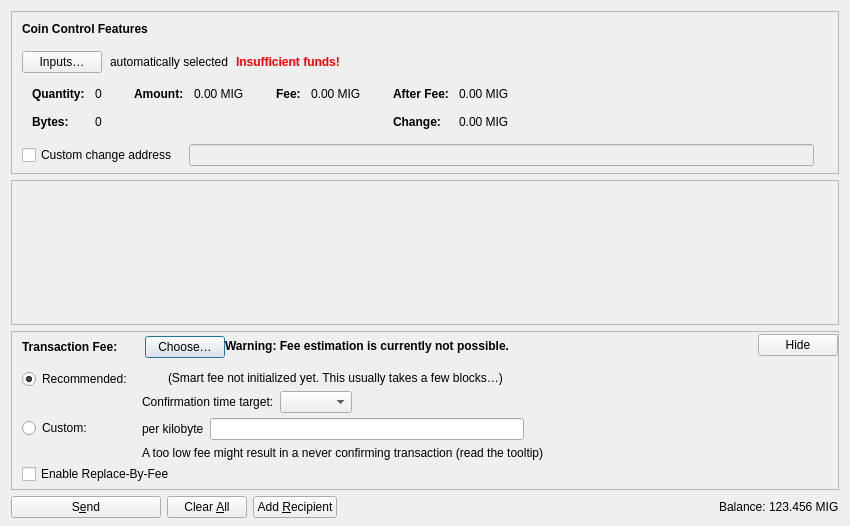
<?xml version="1.0" encoding="UTF-8"?>
<ui version="4.0">
 <class>SendCoinsDialog</class>
 <widget class="QDialog" name="SendCoinsDialog">
  <property name="geometry">
   <rect>
    <x>0</x>
    <y>0</y>
    <width>850</width>
    <height>526</height>
   </rect>
  </property>
  <property name="windowTitle">
   <string>Send Coins</string>
  </property>
  <layout class="QVBoxLayout" name="verticalLayout" stretch="0,1,0,0">
   <property name="bottomMargin">
    <number>8</number>
   </property>
   <item>
    <widget class="QFrame" name="frameCoinControl">
     <property name="sizePolicy">
      <sizepolicy hsizetype="Expanding" vsizetype="Expanding">
       <horstretch>0</horstretch>
       <verstretch>0</verstretch>
      </sizepolicy>
     </property>
     <property name="maximumSize">
      <size>
       <width>16777215</width>
       <height>16777215</height>
      </size>
     </property>
     <property name="frameShape">
      <enum>QFrame::StyledPanel</enum>
     </property>
     <property name="frameShadow">
      <enum>QFrame::Sunken</enum>
     </property>
     <layout class="QVBoxLayout" name="verticalLayoutCoinControl2">
      <property name="spacing">
       <number>0</number>
      </property>
      <property name="leftMargin">
       <number>0</number>
      </property>
      <property name="topMargin">
       <number>0</number>
      </property>
      <property name="rightMargin">
       <number>0</number>
      </property>
      <property name="bottomMargin">
       <number>6</number>
      </property>
      <item>
       <layout class="QVBoxLayout" name="verticalLayoutCoinControl" stretch="0,0,0,0,1">
        <property name="spacing">
         <number>0</number>
        </property>
        <property name="leftMargin">
         <number>10</number>
        </property>
        <property name="topMargin">
         <number>10</number>
        </property>
        <item>
         <layout class="QHBoxLayout" name="horizontalLayoutCoinControl1">
          <property name="bottomMargin">
           <number>15</number>
          </property>
          <item>
           <widget class="QLabel" name="labelCoinControlFeatures">
            <property name="sizePolicy">
             <sizepolicy hsizetype="Preferred" vsizetype="Maximum">
              <horstretch>0</horstretch>
              <verstretch>0</verstretch>
             </sizepolicy>
            </property>
            <property name="font">
             <font>
              <weight>75</weight>
              <bold>true</bold>
             </font>
            </property>
            <property name="styleSheet">
             <string notr="true">font-weight:bold;</string>
            </property>
            <property name="text">
             <string>Coin Control Features</string>
            </property>
           </widget>
          </item>
         </layout>
        </item>
        <item>
         <layout class="QHBoxLayout" name="horizontalLayoutCoinControl2" stretch="0,0,0,0">
          <property name="spacing">
           <number>8</number>
          </property>
          <property name="bottomMargin">
           <number>10</number>
          </property>
          <item>
           <widget class="QPushButton" name="pushButtonCoinControl">
            <property name="styleSheet">
             <string notr="true"/>
            </property>
            <property name="text">
             <string>Inputs…</string>
            </property>
            <property name="autoDefault">
             <bool>false</bool>
            </property>
           </widget>
          </item>
          <item>
           <widget class="QLabel" name="labelCoinControlAutomaticallySelected">
            <property name="text">
             <string>automatically selected</string>
            </property>
            <property name="margin">
             <number>5</number>
            </property>
           </widget>
          </item>
          <item>
           <widget class="QLabel" name="labelCoinControlInsuffFunds">
            <property name="font">
             <font>
              <weight>75</weight>
              <bold>true</bold>
             </font>
            </property>
            <property name="styleSheet">
             <string notr="true">color:red;font-weight:bold;</string>
            </property>
            <property name="text">
             <string>Insufficient funds!</string>
            </property>
            <property name="margin">
             <number>5</number>
            </property>
           </widget>
          </item>
          <item>
           <spacer name="horizontalSpacerCoinControl">
            <property name="orientation">
             <enum>Qt::Horizontal</enum>
            </property>
            <property name="sizeHint" stdset="0">
             <size>
              <width>40</width>
              <height>1</height>
             </size>
            </property>
           </spacer>
          </item>
         </layout>
        </item>
        <item>
         <widget class="QWidget" name="widgetCoinControl" native="true">
          <property name="sizePolicy">
           <sizepolicy hsizetype="Preferred" vsizetype="Preferred">
            <horstretch>0</horstretch>
            <verstretch>0</verstretch>
           </sizepolicy>
          </property>
          <property name="minimumSize">
           <size>
            <width>0</width>
            <height>0</height>
           </size>
          </property>
          <property name="styleSheet">
           <string notr="true"/>
          </property>
          <layout class="QHBoxLayout" name="horizontalLayoutCoinControl5">
           <property name="leftMargin">
            <number>0</number>
           </property>
           <property name="topMargin">
            <number>0</number>
           </property>
           <property name="rightMargin">
            <number>0</number>
           </property>
           <property name="bottomMargin">
            <number>0</number>
           </property>
           <item>
            <layout class="QHBoxLayout" name="horizontalLayoutCoinControl3" stretch="0,0,0,1">
             <property name="spacing">
              <number>20</number>
             </property>
             <property name="topMargin">
              <number>0</number>
             </property>
             <property name="bottomMargin">
              <number>10</number>
             </property>
             <item>
              <layout class="QFormLayout" name="formLayoutCoinControl1">
               <property name="labelAlignment">
                <set>Qt::AlignLeft|Qt::AlignVCenter</set>
               </property>
               <property name="horizontalSpacing">
                <number>10</number>
               </property>
               <property name="verticalSpacing">
                <number>14</number>
               </property>
               <property name="leftMargin">
                <number>10</number>
               </property>
               <property name="topMargin">
                <number>4</number>
               </property>
               <property name="rightMargin">
                <number>6</number>
               </property>
               <item row="0" column="0">
                <widget class="QLabel" name="labelCoinControlQuantityText">
                 <property name="font">
                  <font>
                   <weight>75</weight>
                   <bold>true</bold>
                  </font>
                 </property>
                 <property name="text">
                  <string>Quantity:</string>
                 </property>
                 <property name="margin">
                  <number>0</number>
                 </property>
                </widget>
               </item>
               <item row="0" column="1">
                <widget class="QLabel" name="labelCoinControlQuantity">
                 <property name="cursor">
                  <cursorShape>IBeamCursor</cursorShape>
                 </property>
                 <property name="contextMenuPolicy">
                  <enum>Qt::ActionsContextMenu</enum>
                 </property>
                 <property name="text">
                  <string notr="true">0</string>
                 </property>
                 <property name="margin">
                  <number>0</number>
                 </property>
                 <property name="textInteractionFlags">
                  <set>Qt::LinksAccessibleByMouse|Qt::TextSelectableByKeyboard|Qt::TextSelectableByMouse</set>
                 </property>
                </widget>
               </item>
               <item row="1" column="0">
                <widget class="QLabel" name="labelCoinControlBytesText">
                 <property name="font">
                  <font>
                   <weight>75</weight>
                   <bold>true</bold>
                  </font>
                 </property>
                 <property name="text">
                  <string>Bytes:</string>
                 </property>
                </widget>
               </item>
               <item row="1" column="1">
                <widget class="QLabel" name="labelCoinControlBytes">
                 <property name="cursor">
                  <cursorShape>IBeamCursor</cursorShape>
                 </property>
                 <property name="contextMenuPolicy">
                  <enum>Qt::ActionsContextMenu</enum>
                 </property>
                 <property name="text">
                  <string notr="true">0</string>
                 </property>
                 <property name="textInteractionFlags">
                  <set>Qt::LinksAccessibleByMouse|Qt::TextSelectableByKeyboard|Qt::TextSelectableByMouse</set>
                 </property>
                </widget>
               </item>
              </layout>
             </item>
             <item>
              <layout class="QFormLayout" name="formLayoutCoinControl2">
               <property name="horizontalSpacing">
                <number>10</number>
               </property>
               <property name="verticalSpacing">
                <number>14</number>
               </property>
               <property name="leftMargin">
                <number>6</number>
               </property>
               <property name="topMargin">
                <number>4</number>
               </property>
               <property name="rightMargin">
                <number>6</number>
               </property>
               <item row="0" column="0">
                <widget class="QLabel" name="labelCoinControlAmountText">
                 <property name="font">
                  <font>
                   <weight>75</weight>
                   <bold>true</bold>
                  </font>
                 </property>
                 <property name="text">
                  <string>Amount:</string>
                 </property>
                 <property name="margin">
                  <number>0</number>
                 </property>
                </widget>
               </item>
               <item row="0" column="1">
                <widget class="QLabel" name="labelCoinControlAmount">
                 <property name="cursor">
                  <cursorShape>IBeamCursor</cursorShape>
                 </property>
                 <property name="contextMenuPolicy">
                  <enum>Qt::ActionsContextMenu</enum>
                 </property>
                 <property name="text">
                  <string notr="true">0.00 MIG</string>
                 </property>
                 <property name="textInteractionFlags">
                  <set>Qt::LinksAccessibleByMouse|Qt::TextSelectableByKeyboard|Qt::TextSelectableByMouse</set>
                 </property>
                </widget>
               </item>
              </layout>
             </item>
             <item>
              <layout class="QFormLayout" name="formLayoutCoinControl3">
               <property name="horizontalSpacing">
                <number>10</number>
               </property>
               <property name="verticalSpacing">
                <number>14</number>
               </property>
               <property name="leftMargin">
                <number>6</number>
               </property>
               <property name="topMargin">
                <number>4</number>
               </property>
               <property name="rightMargin">
                <number>6</number>
               </property>
               <item row="0" column="0">
                <widget class="QLabel" name="labelCoinControlFeeText">
                 <property name="font">
                  <font>
                   <weight>75</weight>
                   <bold>true</bold>
                  </font>
                 </property>
                 <property name="text">
                  <string>Fee:</string>
                 </property>
                 <property name="margin">
                  <number>0</number>
                 </property>
                </widget>
               </item>
               <item row="0" column="1">
                <widget class="QLabel" name="labelCoinControlFee">
                 <property name="cursor">
                  <cursorShape>IBeamCursor</cursorShape>
                 </property>
                 <property name="contextMenuPolicy">
                  <enum>Qt::ActionsContextMenu</enum>
                 </property>
                 <property name="text">
                  <string notr="true">0.00 MIG</string>
                 </property>
                 <property name="textInteractionFlags">
                  <set>Qt::LinksAccessibleByMouse|Qt::TextSelectableByKeyboard|Qt::TextSelectableByMouse</set>
                 </property>
                </widget>
               </item>
              </layout>
             </item>
             <item>
              <layout class="QFormLayout" name="formLayoutCoinControl4">
               <property name="labelAlignment">
                <set>Qt::AlignLeft|Qt::AlignVCenter</set>
               </property>
               <property name="horizontalSpacing">
                <number>10</number>
               </property>
               <property name="verticalSpacing">
                <number>14</number>
               </property>
               <property name="leftMargin">
                <number>6</number>
               </property>
               <property name="topMargin">
                <number>4</number>
               </property>
               <property name="rightMargin">
                <number>6</number>
               </property>
               <item row="0" column="0">
                <widget class="QLabel" name="labelCoinControlAfterFeeText">
                 <property name="font">
                  <font>
                   <weight>75</weight>
                   <bold>true</bold>
                  </font>
                 </property>
                 <property name="text">
                  <string>After Fee:</string>
                 </property>
                 <property name="margin">
                  <number>0</number>
                 </property>
                </widget>
               </item>
               <item row="0" column="1">
                <widget class="QLabel" name="labelCoinControlAfterFee">
                 <property name="cursor">
                  <cursorShape>IBeamCursor</cursorShape>
                 </property>
                 <property name="contextMenuPolicy">
                  <enum>Qt::ActionsContextMenu</enum>
                 </property>
                 <property name="text">
                  <string notr="true">0.00 MIG</string>
                 </property>
                 <property name="textInteractionFlags">
                  <set>Qt::LinksAccessibleByMouse|Qt::TextSelectableByKeyboard|Qt::TextSelectableByMouse</set>
                 </property>
                </widget>
               </item>
               <item row="1" column="0">
                <widget class="QLabel" name="labelCoinControlChangeText">
                 <property name="font">
                  <font>
                   <weight>75</weight>
                   <bold>true</bold>
                  </font>
                 </property>
                 <property name="text">
                  <string>Change:</string>
                 </property>
                </widget>
               </item>
               <item row="1" column="1">
                <widget class="QLabel" name="labelCoinControlChange">
                 <property name="cursor">
                  <cursorShape>IBeamCursor</cursorShape>
                 </property>
                 <property name="contextMenuPolicy">
                  <enum>Qt::ActionsContextMenu</enum>
                 </property>
                 <property name="text">
                  <string notr="true">0.00 MIG</string>
                 </property>
                 <property name="textInteractionFlags">
                  <set>Qt::LinksAccessibleByMouse|Qt::TextSelectableByKeyboard|Qt::TextSelectableByMouse</set>
                 </property>
                </widget>
               </item>
              </layout>
             </item>
            </layout>
           </item>
          </layout>
         </widget>
        </item>
        <item>
         <layout class="QHBoxLayout" name="horizontalLayoutCoinControl4" stretch="0,0,0">
          <property name="spacing">
           <number>12</number>
          </property>
          <property name="sizeConstraint">
           <enum>QLayout::SetDefaultConstraint</enum>
          </property>
          <property name="topMargin">
           <number>5</number>
          </property>
          <property name="rightMargin">
           <number>5</number>
          </property>
          <item>
           <widget class="QCheckBox" name="checkBoxCoinControlChange">
            <property name="toolTip">
             <string>If this is activated, but the change address is empty or invalid, change will be sent to a newly generated address.</string>
            </property>
            <property name="text">
             <string>Custom change address</string>
            </property>
           </widget>
          </item>
          <item>
           <widget class="QValidatedLineEdit" name="lineEditCoinControlChange">
            <property name="enabled">
             <bool>false</bool>
            </property>
            <property name="sizePolicy">
             <sizepolicy hsizetype="Expanding" vsizetype="Fixed">
              <horstretch>0</horstretch>
              <verstretch>0</verstretch>
             </sizepolicy>
            </property>
           </widget>
          </item>
          <item>
           <widget class="QLabel" name="labelCoinControlChangeLabel">
            <property name="sizePolicy">
             <sizepolicy hsizetype="Preferred" vsizetype="Expanding">
              <horstretch>0</horstretch>
              <verstretch>0</verstretch>
             </sizepolicy>
            </property>
            <property name="minimumSize">
             <size>
              <width>0</width>
              <height>0</height>
             </size>
            </property>
            <property name="text">
             <string/>
            </property>
            <property name="margin">
             <number>3</number>
            </property>
           </widget>
          </item>
         </layout>
        </item>
        <item>
         <spacer name="verticalSpacerCoinControl">
          <property name="orientation">
           <enum>Qt::Vertical</enum>
          </property>
          <property name="sizeHint" stdset="0">
           <size>
            <width>800</width>
            <height>1</height>
           </size>
          </property>
         </spacer>
        </item>
       </layout>
      </item>
     </layout>
    </widget>
   </item>
   <item>
    <widget class="QScrollArea" name="scrollArea">
     <property name="widgetResizable">
      <bool>true</bool>
     </property>
     <widget class="QWidget" name="scrollAreaWidgetContents">
      <property name="geometry">
       <rect>
        <x>0</x>
        <y>0</y>
        <width>830</width>
        <height>104</height>
       </rect>
      </property>
      <layout class="QVBoxLayout" name="verticalLayout_2" stretch="0,1">
       <property name="leftMargin">
        <number>0</number>
       </property>
       <property name="topMargin">
        <number>0</number>
       </property>
       <property name="rightMargin">
        <number>0</number>
       </property>
       <property name="bottomMargin">
        <number>0</number>
       </property>
       <item>
        <layout class="QVBoxLayout" name="entries">
         <property name="spacing">
          <number>6</number>
         </property>
        </layout>
       </item>
       <item>
        <spacer name="verticalSpacer">
         <property name="orientation">
          <enum>Qt::Vertical</enum>
         </property>
         <property name="sizeHint" stdset="0">
          <size>
           <width>20</width>
           <height>40</height>
          </size>
         </property>
        </spacer>
       </item>
      </layout>
     </widget>
    </widget>
   </item>
   <item>
    <widget class="QFrame" name="frameFee">
     <property name="sizePolicy">
      <sizepolicy hsizetype="Expanding" vsizetype="Expanding">
       <horstretch>0</horstretch>
       <verstretch>0</verstretch>
      </sizepolicy>
     </property>
     <property name="maximumSize">
      <size>
       <width>16777215</width>
       <height>16777215</height>
      </size>
     </property>
     <property name="frameShape">
      <enum>QFrame::StyledPanel</enum>
     </property>
     <property name="frameShadow">
      <enum>QFrame::Sunken</enum>
     </property>
     <layout class="QVBoxLayout" name="verticalLayoutFee1">
      <property name="spacing">
       <number>0</number>
      </property>
      <property name="leftMargin">
       <number>0</number>
      </property>
      <property name="topMargin">
       <number>0</number>
      </property>
      <property name="rightMargin">
       <number>0</number>
      </property>
      <property name="bottomMargin">
       <number>0</number>
      </property>
      <item>
       <layout class="QVBoxLayout" name="verticalLayoutFee2" stretch="0,0,0">
        <property name="spacing">
         <number>0</number>
        </property>
        <property name="leftMargin">
         <number>10</number>
        </property>
        <property name="topMargin">
         <number>0</number>
        </property>
        <item>
         <layout class="QHBoxLayout" name="horizontalLayoutFee1">
          <property name="bottomMargin">
           <number>0</number>
          </property>
          <item>
           <layout class="QVBoxLayout" name="verticalLayoutFee7">
            <property name="spacing">
             <number>0</number>
            </property>
            <item>
             <spacer name="verticalSpacerSmartFee">
              <property name="orientation">
               <enum>Qt::Vertical</enum>
              </property>
              <property name="sizeType">
               <enum>QSizePolicy::Fixed</enum>
              </property>
              <property name="sizeHint" stdset="0">
               <size>
                <width>1</width>
                <height>4</height>
               </size>
              </property>
             </spacer>
            </item>
            <item>
             <layout class="QHBoxLayout" name="horizontalLayoutSmartFee">
              <property name="spacing">
               <number>10</number>
              </property>
              <item>
               <widget class="QLabel" name="labelFeeHeadline">
                <property name="sizePolicy">
                 <sizepolicy hsizetype="Preferred" vsizetype="Maximum">
                  <horstretch>0</horstretch>
                  <verstretch>0</verstretch>
                 </sizepolicy>
                </property>
                <property name="font">
                 <font>
                  <weight>75</weight>
                  <bold>true</bold>
                 </font>
                </property>
                <property name="styleSheet">
                 <string notr="true">font-weight:bold;</string>
                </property>
                <property name="text">
                 <string>Transaction Fee:</string>
                </property>
               </widget>
              </item>
              <item>
               <widget class="QLabel" name="labelFeeMinimized">
                <property name="text">
                 <string/>
                </property>
               </widget>
              </item>
              <item>
               <widget class="QPushButton" name="buttonChooseFee">
                <property name="text">
                 <string>Choose…</string>
                </property>
               </widget>
              </item>
             </layout>
            </item>
            <item>
             <spacer name="verticalSpacer_5">
              <property name="orientation">
               <enum>Qt::Vertical</enum>
              </property>
              <property name="sizeHint" stdset="0">
               <size>
                <width>1</width>
                <height>1</height>
               </size>
              </property>
             </spacer>
            </item>
           </layout>
          </item>
          <item>
           <widget class="QLabel" name="fallbackFeeWarningLabel">
            <property name="toolTip">
             <string>Using the fallbackfee can result in sending a transaction that will take several hours or days (or never) to confirm. Consider choosing your fee manually or wait until you have validated the complete chain.</string>
            </property>
            <property name="font">
            <font>
                <weight>75</weight>
                <bold>true</bold>
            </font>
            </property>
            <property name="text">
             <string>Warning: Fee estimation is currently not possible.</string>
            </property>
            <property name="wordWrap">
             <bool>false</bool>
            </property>
           </widget>
          </item>
          <item>
           <spacer name="horizontalSpacer_4">
            <property name="orientation">
             <enum>Qt::Horizontal</enum>
            </property>
            <property name="sizeType">
             <enum>QSizePolicy::MinimumExpanding</enum>
            </property>
            <property name="sizeHint" stdset="0">
             <size>
              <width>40</width>
              <height>20</height>
             </size>
            </property>
           </spacer>
          </item>
          <item>
           <widget class="QPushButton" name="buttonMinimizeFee">
            <property name="toolTip">
             <string>Hide transaction fee settings</string>
            </property>
            <property name="text">
             <string>Hide</string>
            </property>
           </widget>
          </item>
         </layout>
        </item>
        <item>
         <widget class="QFrame" name="frameFeeSelection">
          <layout class="QVBoxLayout" name="verticalLayoutFee12">
           <property name="spacing">
            <number>0</number>
           </property>
           <property name="leftMargin">
            <number>0</number>
           </property>
           <property name="topMargin">
            <number>0</number>
           </property>
           <property name="rightMargin">
            <number>0</number>
           </property>
           <property name="bottomMargin">
            <number>0</number>
           </property>
           <item>
            <layout class="QGridLayout" name="gridLayoutFee">
             <property name="topMargin">
              <number>10</number>
             </property>
             <property name="bottomMargin">
              <number>4</number>
             </property>
             <property name="horizontalSpacing">
              <number>10</number>
             </property>
             <property name="verticalSpacing">
              <number>4</number>
             </property>
             <item row="1" column="1">
              <layout class="QVBoxLayout" name="verticalLayoutFee8">
               <property name="spacing">
                <number>6</number>
               </property>
               <item>
                <layout class="QHBoxLayout" name="horizontalLayoutFee13">
                 <item>
                  <widget class="QLabel" name="labelCustomPerKilobyte">
                   <property name="toolTip">
                    <string>Specify a custom fee per kB (1,000 bytes) of the transaction's virtual size.

Note:  Since the fee is calculated on a per-byte basis, a fee rate of "100 satoshis per kvB" for a transaction size of 500 virtual bytes (half of 1 kvB) would ultimately yield a fee of only 50 satoshis.</string>
                   </property>
                   <property name="text">
                    <string>per kilobyte</string>
                   </property>
                  </widget>
                 </item>
                 <item>
                  <widget class="MigcoinAmountField" name="customFee"/>
                 </item>
                 <item>
                  <spacer name="horizontalSpacer_6">
                   <property name="orientation">
                    <enum>Qt::Horizontal</enum>
                   </property>
                   <property name="sizeHint" stdset="0">
                    <size>
                     <width>1</width>
                     <height>1</height>
                    </size>
                   </property>
                  </spacer>
                 </item>
                </layout>
               </item>
               <item>
                <layout class="QHBoxLayout" name="horizontalLayoutFee8">
                 <item>
                  <widget class="QLabel" name="labelCustomFeeWarning">
                   <property name="enabled">
                    <bool>true</bool>
                   </property>
                   <property name="toolTip">
                    <string>When there is less transaction volume than space in the blocks, miners as well as relaying nodes may enforce a minimum fee. Paying only this minimum fee is just fine, but be aware that this can result in a never confirming transaction once there is more demand for migcoin transactions than the network can process.</string>
                   </property>
                   <property name="text">
                    <string>A too low fee might result in a never confirming transaction (read the tooltip)</string>
                   </property>
                  </widget>
                 </item>
                 <item>
                  <spacer name="horizontalSpacer_2">
                   <property name="orientation">
                    <enum>Qt::Horizontal</enum>
                   </property>
                   <property name="sizeHint" stdset="0">
                    <size>
                     <width>1</width>
                     <height>1</height>
                    </size>
                   </property>
                  </spacer>
                 </item>
                </layout>
               </item>
              </layout>
             </item>
             <item row="0" column="0">
              <layout class="QVBoxLayout" name="verticalLayoutFee4" stretch="0,1">
               <item>
                <widget class="QRadioButton" name="radioSmartFee">
                 <property name="text">
                  <string>Recommended:</string>
                 </property>
                 <property name="checked">
                  <bool>true</bool>
                 </property>
                 <attribute name="buttonGroup">
                  <string notr="true">groupFee</string>
                 </attribute>
                </widget>
               </item>
               <item>
                <spacer name="verticalSpacer_2">
                 <property name="orientation">
                  <enum>Qt::Vertical</enum>
                 </property>
                 <property name="sizeHint" stdset="0">
                  <size>
                   <width>1</width>
                   <height>1</height>
                  </size>
                 </property>
                </spacer>
               </item>
              </layout>
             </item>
             <item row="1" column="0">
              <layout class="QVBoxLayout" name="verticalLayoutFee9" stretch="0,1">
               <item>
                <widget class="QRadioButton" name="radioCustomFee">
                 <property name="text">
                  <string>Custom:</string>
                 </property>
                 <attribute name="buttonGroup">
                  <string notr="true">groupFee</string>
                 </attribute>
                </widget>
               </item>
               <item>
                <spacer name="verticalSpacer_6">
                 <property name="orientation">
                  <enum>Qt::Vertical</enum>
                 </property>
                 <property name="sizeHint" stdset="0">
                  <size>
                   <width>1</width>
                   <height>1</height>
                  </size>
                 </property>
                </spacer>
               </item>
              </layout>
             </item>
             <item row="0" column="1">
              <layout class="QVBoxLayout" name="verticalLayoutFee3" stretch="0,0,1">
               <property name="spacing">
                <number>6</number>
               </property>
               <property name="topMargin">
                <number>2</number>
               </property>
               <item>
                <layout class="QHBoxLayout" name="horizontalLayoutFee12">
                 <item>
                  <widget class="QLabel" name="labelSmartFee">
                   <property name="text">
                    <string/>
                   </property>
                  </widget>
                 </item>
                 <item>
                  <widget class="QLabel" name="labelFeeEstimation">
                   <property name="text">
                    <string/>
                   </property>
                  </widget>
                 </item>
                 <item>
                  <widget class="QLabel" name="labelSmartFee2">
                   <property name="text">
                    <string>(Smart fee not initialized yet. This usually takes a few blocks…)</string>
                   </property>
                  </widget>
                 </item>
                 <item>
                  <spacer name="horizontalSpacer_5">
                   <property name="orientation">
                    <enum>Qt::Horizontal</enum>
                   </property>
                   <property name="sizeHint" stdset="0">
                    <size>
                     <width>1</width>
                     <height>1</height>
                    </size>
                   </property>
                  </spacer>
                 </item>
                </layout>
               </item>
               <item>
                <layout class="QHBoxLayout" name="horizontalLayoutFee9">
                 <item>
                  <layout class="QVBoxLayout" name="verticalLayoutFee6">
                   <item>
                    <widget class="QLabel" name="labelSmartFee3">
                     <property name="text">
                      <string>Confirmation time target:</string>
                     </property>
                    </widget>
                   </item>
                  </layout>
                 </item>
                 <item>
                  <layout class="QVBoxLayout" name="verticalLayoutFee5">
                   <property name="rightMargin">
                    <number>30</number>
                   </property>
                   <item>
                    <layout class="QHBoxLayout" name="horizontalLayoutConfTarget">
                     <property name="bottomMargin">
                      <number>0</number>
                     </property>
                     <item>
                      <widget class="QComboBox" name="confTargetSelector"/>
                     </item>
                     <item>
                      <spacer name="horizontalSpacerConfTarget">
                       <property name="orientation">
                        <enum>Qt::Horizontal</enum>
                       </property>
                       <property name="sizeHint" stdset="0">
                        <size>
                         <width>40</width>
                         <height>20</height>
                        </size>
                       </property>
                      </spacer>
                     </item>
                    </layout>
                   </item>
                  </layout>
                 </item>
                </layout>
               </item>
               <item>
                <spacer name="verticalSpacer_4">
                 <property name="orientation">
                  <enum>Qt::Vertical</enum>
                 </property>
                 <property name="sizeHint" stdset="0">
                  <size>
                   <width>1</width>
                   <height>1</height>
                  </size>
                 </property>
                </spacer>
               </item>
              </layout>
             </item>
            </layout>
           </item>
           <item>
            <widget class="QCheckBox" name="optInRBF">
             <property name="text">
              <string>Enable Replace-By-Fee</string>
             </property>
             <property name="toolTip">
              <string>With Replace-By-Fee (BIP-125) you can increase a transaction's fee after it is sent. Without this, a higher fee may be recommended to compensate for increased transaction delay risk.</string>
             </property>
            </widget>
           </item>
          </layout>
         </widget>
        </item>
        <item>
         <spacer name="verticalSpacerFee">
          <property name="orientation">
           <enum>Qt::Vertical</enum>
          </property>
          <property name="sizeHint" stdset="0">
           <size>
            <width>40</width>
            <height>5</height>
           </size>
          </property>
         </spacer>
        </item>
       </layout>
      </item>
     </layout>
    </widget>
   </item>
   <item>
    <layout class="QHBoxLayout" name="horizontalLayout">
     <item>
      <widget class="QPushButton" name="sendButton">
       <property name="minimumSize">
        <size>
         <width>150</width>
         <height>0</height>
        </size>
       </property>
       <property name="toolTip">
        <string>Confirm the send action</string>
       </property>
       <property name="text">
        <string>S&amp;end</string>
       </property>
       <property name="icon">
        <iconset resource="../migcoin.qrc">
         <normaloff>:/icons/send</normaloff>:/icons/send</iconset>
       </property>
       <property name="autoDefault">
        <bool>false</bool>
       </property>
       <property name="default">
        <bool>false</bool>
       </property>
      </widget>
     </item>
     <item>
      <widget class="QPushButton" name="clearButton">
       <property name="sizePolicy">
        <sizepolicy hsizetype="Minimum" vsizetype="Fixed">
         <horstretch>0</horstretch>
         <verstretch>0</verstretch>
        </sizepolicy>
       </property>
       <property name="toolTip">
        <string>Clear all fields of the form.</string>
       </property>
       <property name="text">
        <string>Clear &amp;All</string>
       </property>
       <property name="icon">
        <iconset resource="../migcoin.qrc">
         <normaloff>:/icons/remove</normaloff>:/icons/remove</iconset>
       </property>
       <property name="autoDefault">
        <bool>false</bool>
       </property>
      </widget>
     </item>
     <item>
      <widget class="QPushButton" name="addButton">
       <property name="toolTip">
        <string>Send to multiple recipients at once</string>
       </property>
       <property name="text">
        <string>Add &amp;Recipient</string>
       </property>
       <property name="icon">
        <iconset resource="../migcoin.qrc">
         <normaloff>:/icons/add</normaloff>:/icons/add</iconset>
       </property>
       <property name="autoDefault">
        <bool>false</bool>
       </property>
      </widget>
     </item>
     <item>
      <spacer name="horizontalSpacer">
       <property name="orientation">
        <enum>Qt::Horizontal</enum>
       </property>
       <property name="sizeHint" stdset="0">
        <size>
         <width>40</width>
         <height>20</height>
        </size>
       </property>
      </spacer>
     </item>
     <item>
      <layout class="QHBoxLayout" name="horizontalLayout_2">
       <property name="spacing">
        <number>3</number>
       </property>
       <item>
        <widget class="QLabel" name="labelBalanceName">
         <property name="sizePolicy">
          <sizepolicy hsizetype="Preferred" vsizetype="Fixed">
           <horstretch>0</horstretch>
           <verstretch>0</verstretch>
          </sizepolicy>
         </property>
         <property name="text">
          <string>Balance:</string>
         </property>
        </widget>
       </item>
       <item>
        <widget class="QLabel" name="labelBalance">
         <property name="sizePolicy">
          <sizepolicy hsizetype="Preferred" vsizetype="Fixed">
           <horstretch>0</horstretch>
           <verstretch>0</verstretch>
          </sizepolicy>
         </property>
         <property name="cursor">
          <cursorShape>IBeamCursor</cursorShape>
         </property>
         <property name="text">
          <string notr="true">123.456 MIG</string>
         </property>
         <property name="textInteractionFlags">
          <set>Qt::LinksAccessibleByMouse|Qt::TextSelectableByKeyboard|Qt::TextSelectableByMouse</set>
         </property>
        </widget>
       </item>
      </layout>
     </item>
    </layout>
   </item>
  </layout>
 </widget>
 <customwidgets>
  <customwidget>
   <class>QValidatedLineEdit</class>
   <extends>QLineEdit</extends>
   <header>qt/qvalidatedlineedit.h</header>
  </customwidget>
  <customwidget>
   <class>MigcoinAmountField</class>
   <extends>QLineEdit</extends>
   <header>qt/migcoinamountfield.h</header>
   <container>1</container>
  </customwidget>
 </customwidgets>
 <resources>
  <include location="../migcoin.qrc"/>
 </resources>
 <connections/>
 <buttongroups>
  <buttongroup name="groupFee"/>
 </buttongroups>
</ui>
